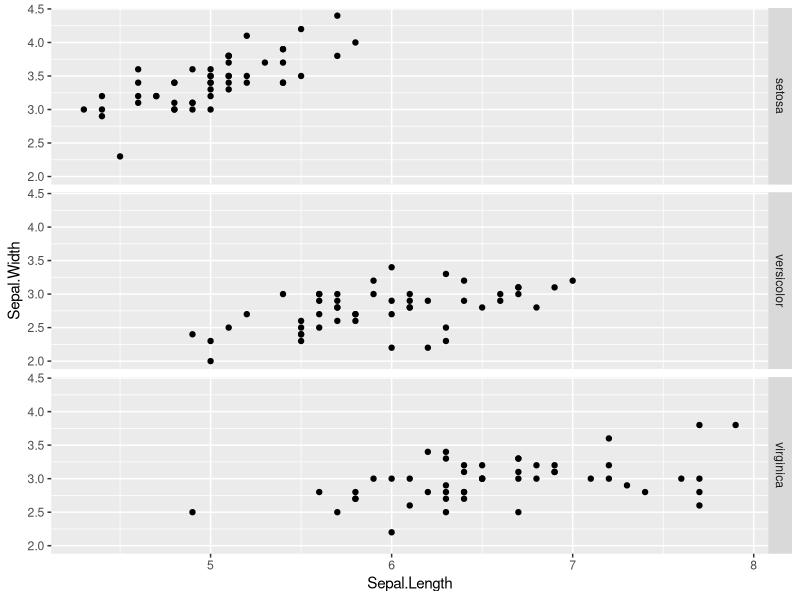

Source code (R):
## 산점도 
library(ggplot2)
colnames(iris)

p <- ggplot(data = iris,
       mapping = aes(x = Sepal.Length, y = Sepal.Width)
       ) + geom_point(colour = c('red', 'green', 'blue')[iris$Species])

# 그룹별(Species) 산점도 각각 그리고 싶을 때,
p <- ggplot(data = iris,
            mapping = aes(x = Sepal.Length, y = Sepal.Width)) + geom_point() + facet_grid(Species ~.)
            




